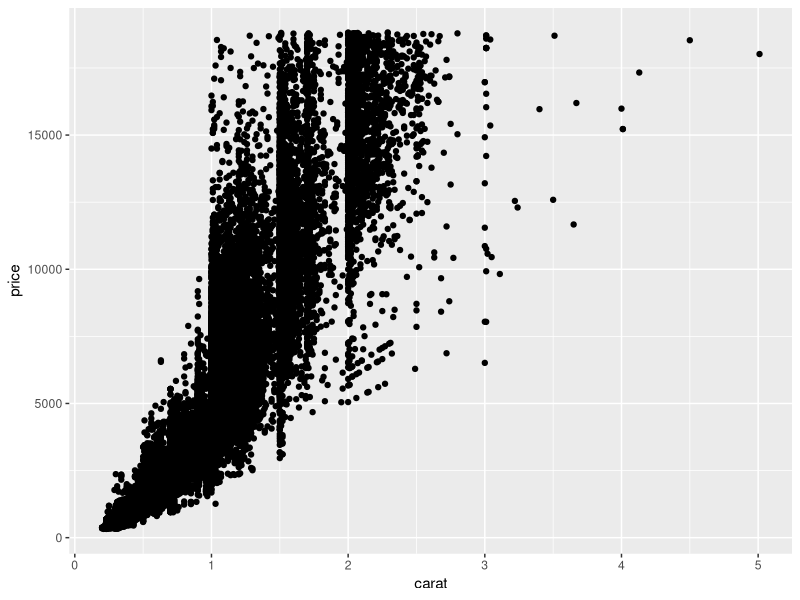
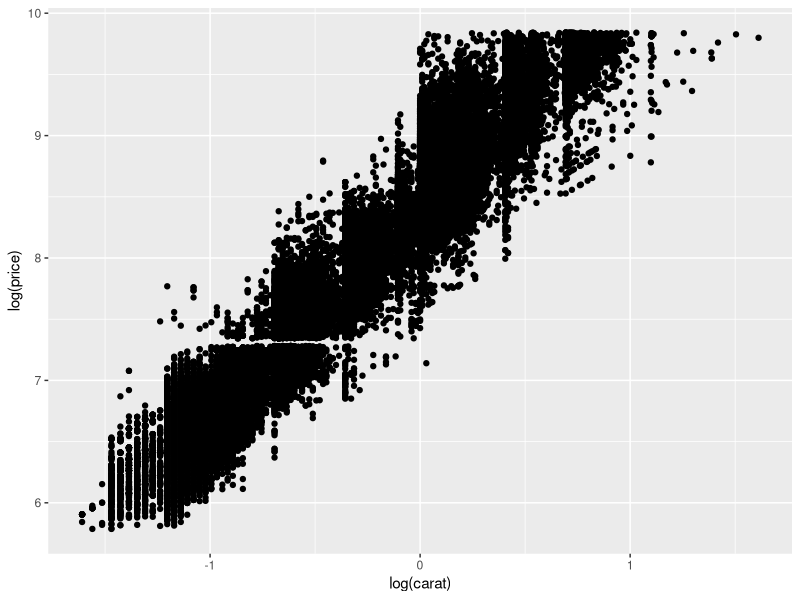
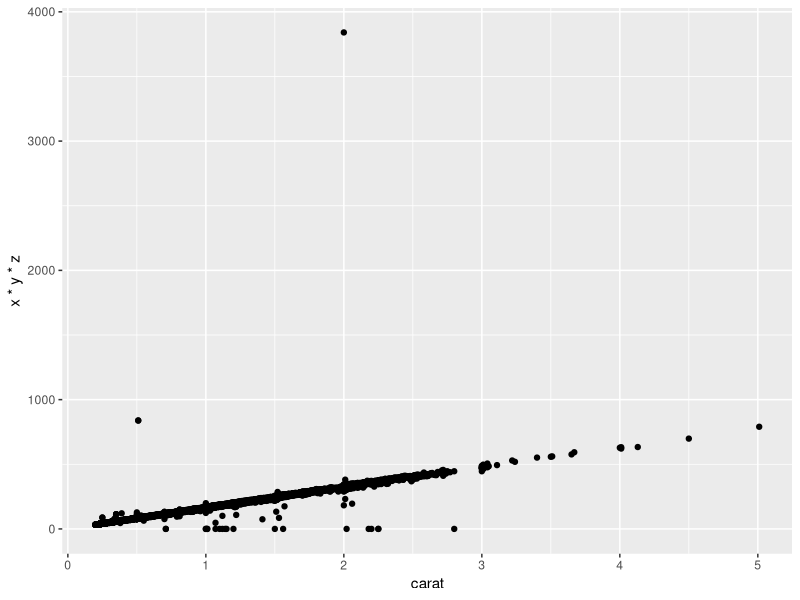
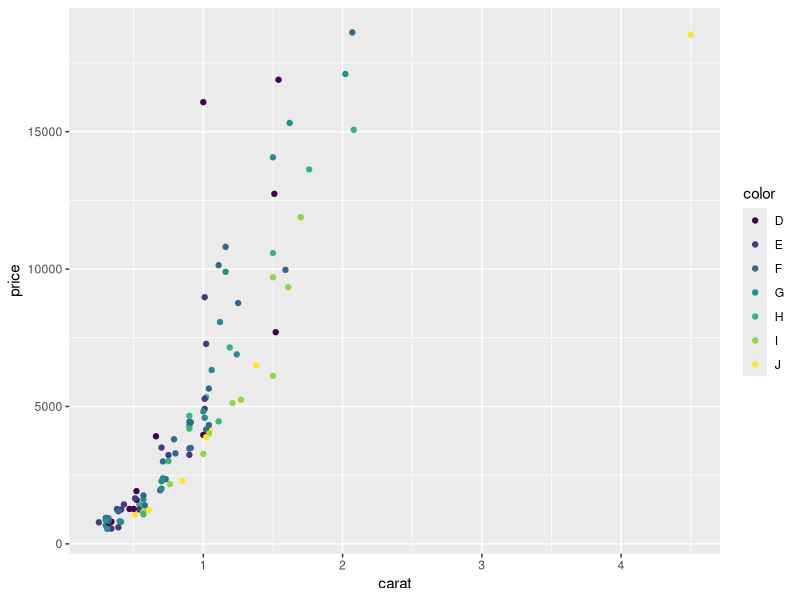
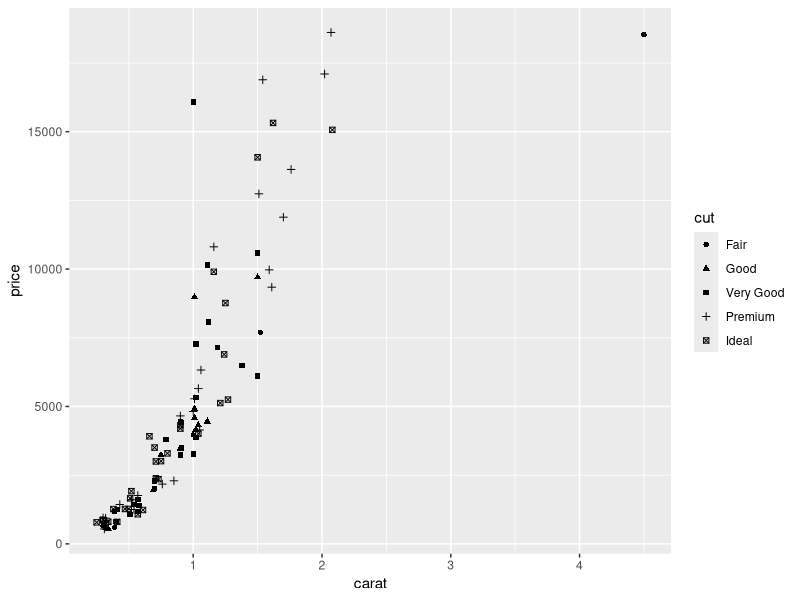
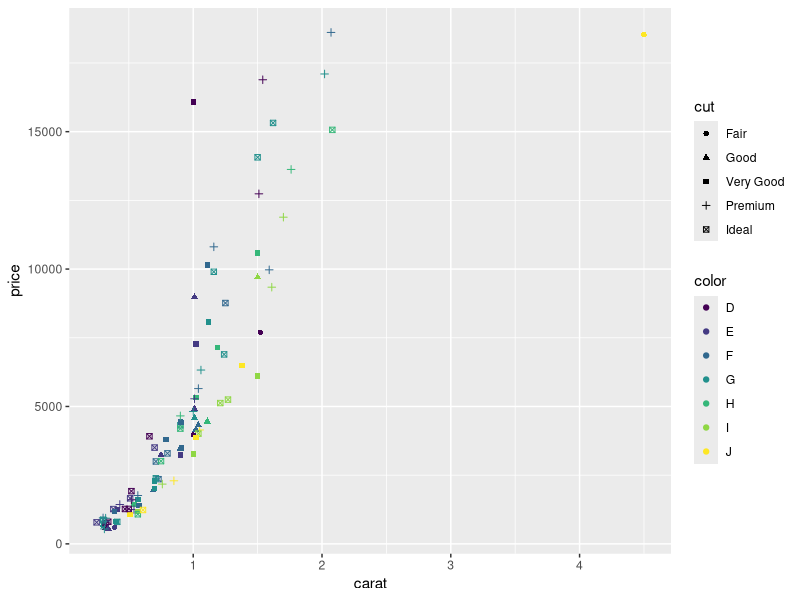
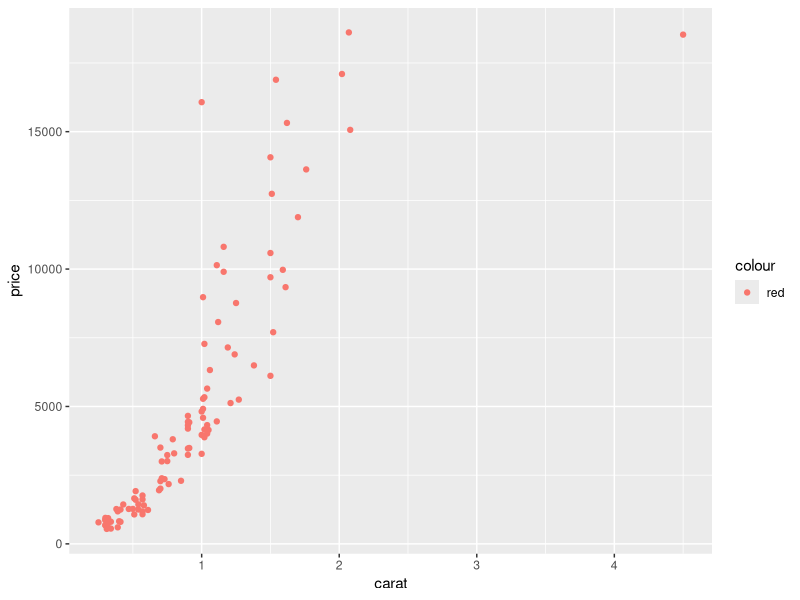
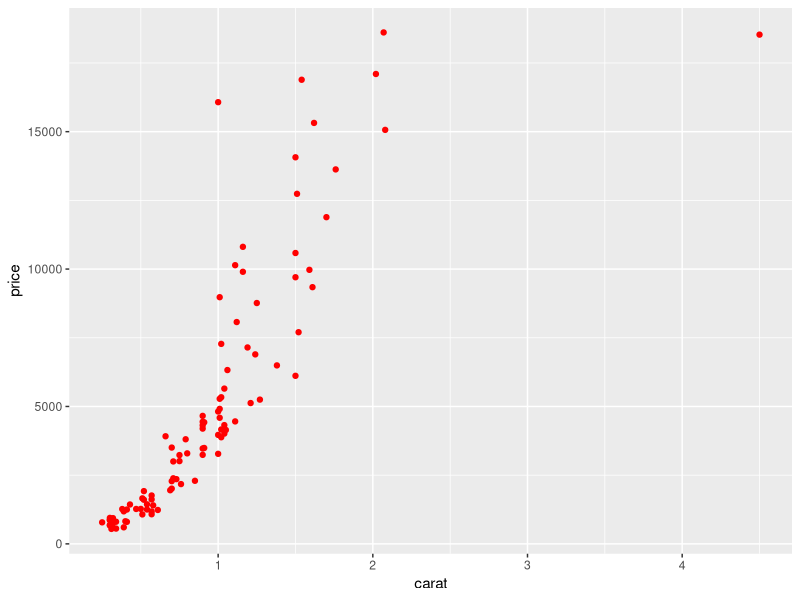

R code for these plots, in order:
## Chapter 2: Start from Qplot ##
library(ggplot2)
set.seed(1410)
dsmall <- diamonds[sample(nrow(diamonds), 100),]
## First graphic for observing the correlation between carat and price ##
qplot(carat, price, data=diamonds)
## 在竖方向上有些条纹，所以可能是有指数关系 ##
qplot(log(carat), log(price), data=diamonds)

## params of qplot func can be combined of the variable ##
## We try to observe the relationship of carat and volumn ##
qplot(carat, x*y*z, data=diamonds)
## Observably, the density of diamond should be a constant. So carat and the volumn ##
## show a linear relation. ##

## Add color and shape to the graphic, something like groupby in mysql, and qplot 
## generate LEGEND automatically. ##
## 1. auto color ##
qplot(carat, price, data=dsmall, col=color)
## 2. auto shape ##
qplot(carat, price, data=dsmall, shape=cut)
## and of cause ##
qplot(carat, price, data=dsmall, col=color, shape=cut)
## But use I() specify attitude don't generate LEGEND ##
qplot(carat, price, data=dsmall, col='red')
qplot(carat, price, data=dsmall, col=I('red'))
## Use alpha to specify transparent ##
## alpha(1/n): total transparent - not transparent ##
##                 0           -        1          ##
## Denominator 'n' means after n times overlap, the graphic will be not transparent ##
## 1/10 mean after 10 times overlap, graphic will be not transparent ##
## 
qplot(carat, price, data=diamonds, alpha=I(1/10))
qplot(carat, price, data=diamonds, alpha=I(1/100))
qplot(carat, price, data=diamonds, alpha=I(1/200))

## We describe classifacioan variable with 'color' and 'shape', and use size for
## continuous variable. Massive Data maybe should use layer ##

## geom means geometry object, it describe which geometry object will be used to visualize
## the data. Some of them will correspond to several statistical transforms, like hist.
## geom = 'point' draws a scatter 
## geom = 'smooth' will fit and draw a smooth line, with it standard deviation ##
## geom = 'boxplot' draw a boxplot
## geom = 'path', geom = 'line' draw a line connected the data points.
## the direction of line must from left to right, path is free.
## geom = 'histogram' 直方图, geom='freqpoly' 概率多边形, geom = 'density' 密度曲线
## 只有x参数传递给qplot的话，默认画直方图.
## geom = 'bar', bar graphic

## add a smooth to show data trend ##
qplot(carat, price, data=dsmall, geom=c('point', 'smooth'))
qplot(carat, price, data=diamonds, geom=c('point', 'smooth'))
## when sample number below 1000, the loess will be default smooth func. we can try 'method='gam',
## formula=y ~ s(x)' to load package 'mgcv'. when sample number very large, try formula formula= y~
## s(x, bs='cs')
library('mgcv')
qplot(carat, price, data=dsmall, geom=c('point', 'smooth'), method='gam', formula=y~s(x))
qplot(carat, price, data=dsmall, geom=c('point', 'smooth'), method='gam', formula = y~s(x, bs='cs'))
## method = 'lm' always give you a line, unless specify formula=y~poly(x,2)
qplot(carat, price, data=dsmall, geom=c('point', 'smooth'), method='lm')
qplot(carat, price, data=dsmall, geom=c('point', 'smooth'), method='lm', formula=y~poly(x, 3))
## method = 'rlm' is like 'lm' but a more stable algorithms, but must loading package 'MASS' first.
library('MASS')
qplot(carat, price, data=dsmall, geom=c('point', 'smooth'), method='rlm')

## geom = 'jitter', 扰动图
qplot(color, price/carat, data=diamonds, geom='jitter', alpha=I(1/100))
## geom = 'boxplot', 箱线图
qplot(color, price/carat, data=diamonds, geom='boxplot', colour=I('blue'), fill=I('yellow'), size=1)

## geom = 'histogram', 直方图
qplot(carat, data=diamonds, geom='histogram', binwidth=0.1, xlim=c(0,3))
## geom = 'density', 密度图
qplot(carat, data=diamonds, geom='density')

## 分组 （这里使用color）##
qplot(carat, data=diamonds, geom='histogram', binwidth=0.5, xlim=c(0,3), fill=color, col=I('darkgray'))
qplot(carat, data=diamonds, geom='density', col=color)

## geom = 'bar', 会自动进行分组计算，不必事先汇总。如有必要，可以使用weight参数
qplot(color, data=diamonds, geom='bar')
## 按照weight汇总，计算不同color钻石的重量
qplot(color, data=diamonds, geom='bar', weight=carat) + scale_y_continuous("carat")

## 图形分窗格 ##
## 为了便于比较数据集中各个子类的关系，会想将子集数据分别绘制在不同的部分中。
## qplot的默认方法是划分窗格， 可以通过row var ~ col var的方式指定。当变量特别大的时候，
## 这么做不便于展示。如果指定一行或者一列，可以使用. 占位。比如，row var ~ .，是指定单列多行。
## 可以使用 facets = row var ~ col var来指定, facets就叫分面(facet panel)。
qplot(carat, data=diamonds, facets=color ~ ., geom='histogram', binwidth=0.1, xlim=c(0, 3))
## ..density.. 是新方法，告诉qplot使用频数而不是数量。
qplot(carat, ..density.., data=diamonds, facets=color~., geom='histogram', binwidth=0.1, xlim=c(0,3))

## 其他选项 ##
## xlim, ylim 是x,y坐标轴的范围，好像ggplot会画完整区间的坐标轴
## xlab, ylab 是x,y坐标轴的名字，可以使用表达式expression(formula)。
## main, 图标的名字，也可以使用表达式 expression(formula)。
## log, 表示那个轴取对数, log='x', 是x轴取对数，log='xy', 是俩轴都取对数。
qplot(carat, price/carat, data=dsmall, ylab=expression(frac(price, carat)))
qplot(carat, price, data=dsmall, log='xy')
